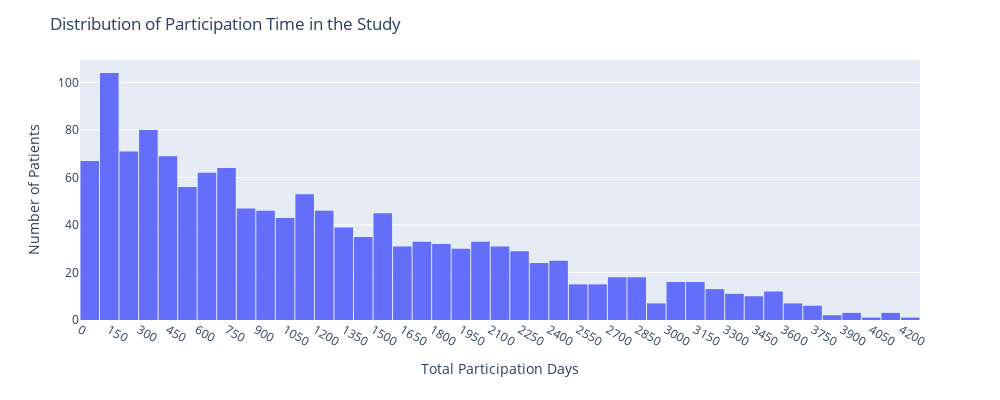

The code cell stored with this chart in its notebook:
### Code cell
fig = px.histogram(participation_df, "TOTAL_PARTICIPATION_DAYS", nbins=80)
fig.update_layout(
    title="Distribution of Participation Time in the Study",
    width=1000,
    height=400,
    bargap=0.05,
)
fig.update_xaxes(title_text="Total Participation Days", dtick=100, )
fig.update_yaxes(title_text="Number of Patients")
fig.show()

### Figure 1 — Plotly figure (JSON) as saved in the notebook; plotly's stock layout.template omitted (floating-point values rounded to 4 significant figures; data arrays with more than 128 entries replaced by an {"elided": "..."} marker saying what was removed)
{"data": [{"bingroup": "x", "hovertemplate": "TOTAL_PARTICIPATION_DAYS=%{x}<br>count=%{y}<extra></extra>", "legendgroup": "", "marker": {"color": "#636efa", "pattern": {"shape": ""}}, "name": "", "nbinsx": 80, "orientation": "v", "showlegend": false, "type": "histogram", "x": {"elided": "1369 int values"}, "xaxis": "x", "yaxis": "y"}], "layout": {"bargap": 0.05, "barmode": "relative", "height": 400, "legend": {"tracegroupgap": 0}, "margin": {"t": 60}, "title": {"text": "Distribution of Participation Time in the Study"}, "width": 1000, "xaxis": {"anchor": "y", "domain": [0, 1], "dtick": 150, "title": {"text": "Total Participation Days"}}, "yaxis": {"anchor": "x", "domain": [0, 1], "title": {"text": "Number of Patients"}}}}
